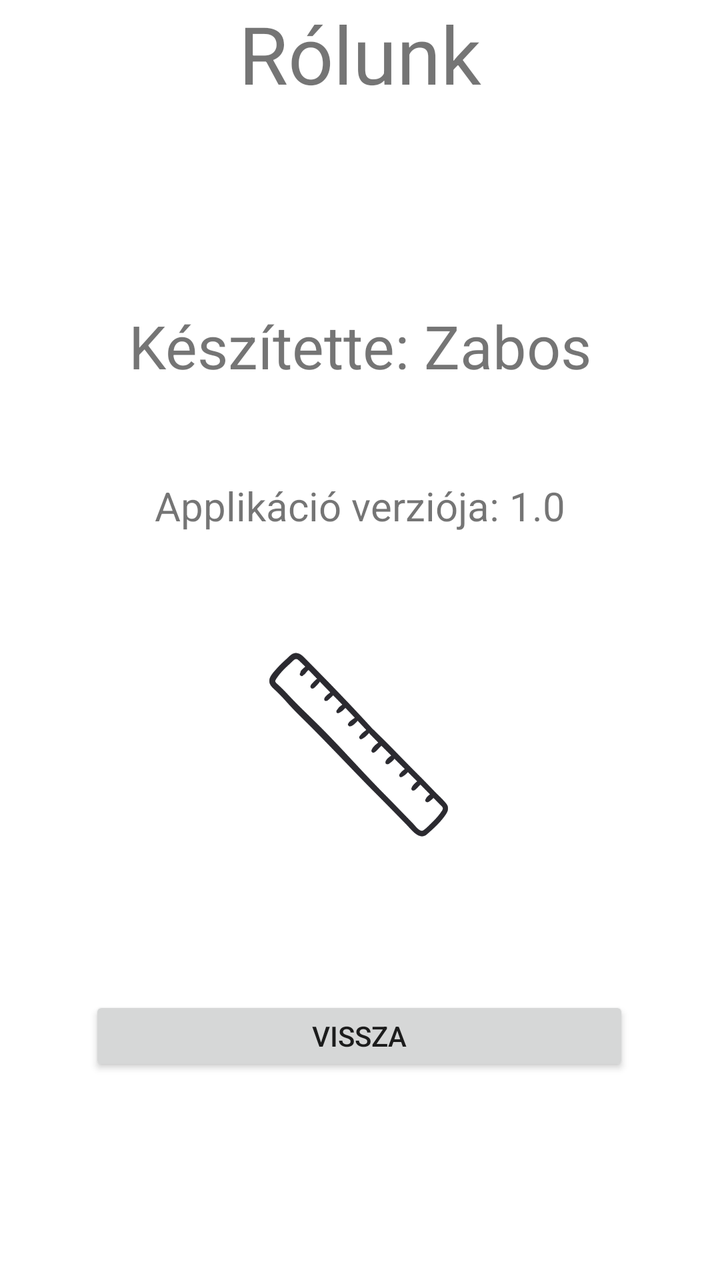
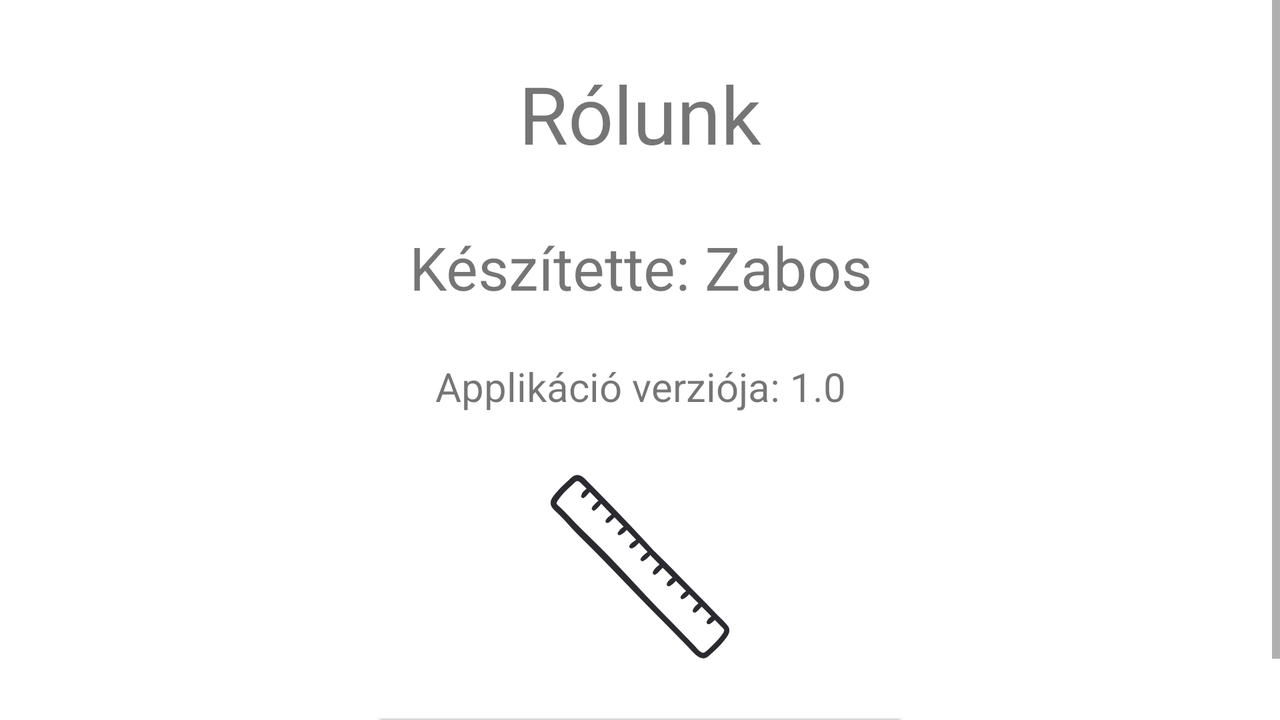

One screen, two layout resources from the same app: the default and the author's alternative for another configuration. Each is rendered where Android would select it; the XML of both is given below.
<!-- AndroidManifest.xml: application theme Theme.MuszakiWebshop -->
<!-- res/layout/about_activity.xml -->
<?xml version="1.0" encoding="utf-8"?>
<androidx.constraintlayout.widget.ConstraintLayout xmlns:android="http://schemas.android.com/apk/res/android"
    xmlns:app="http://schemas.android.com/apk/res-auto"
    xmlns:tools="http://schemas.android.com/tools"
    android:layout_width="match_parent"
    android:layout_height="match_parent"
    tools:context=".AboutActivity">

    <TextView
        android:id="@+id/title_about"
        android:layout_width="match_parent"
        android:layout_height="wrap_content"
        android:gravity="center"
        android:text="@string/about"
        android:textSize="40dp"
        app:layout_constraintBottom_toBottomOf="parent"
        app:layout_constraintTop_toTopOf="parent"
        app:layout_constraintVertical_bias="0.0"
        tools:layout_editor_absoluteX="0dp" />

    <TextView
        android:id="@+id/made_by"
        android:layout_width="@dimen/def_width"
        android:layout_height="@dimen/edit_text_heigth"
        android:gravity="center"
        android:text="@string/made_by"
        android:textSize="30dp"
        app:layout_constraintBottom_toBottomOf="parent"
        app:layout_constraintEnd_toEndOf="parent"
        app:layout_constraintHorizontal_bias="0.496"
        app:layout_constraintStart_toStartOf="parent"
        app:layout_constraintTop_toBottomOf="@+id/title_about"
        app:layout_constraintVertical_bias="0.182" />

    <TextView
        android:id="@+id/app_version"
        android:layout_width="@dimen/def_width"
        android:layout_height="@dimen/edit_text_heigth"
        android:gravity="center"
        android:text="@string/app_version"
        android:textSize="20dp"
        app:layout_constraintBottom_toBottomOf="parent"
        app:layout_constraintEnd_toEndOf="parent"
        app:layout_constraintHorizontal_bias="0.496"
        app:layout_constraintStart_toStartOf="parent"
        app:layout_constraintTop_toBottomOf="@+id/made_by"
        app:layout_constraintVertical_bias="0.099" />

    <ImageView
        android:id="@+id/app_icon"
        android:layout_width="100dp"
        android:layout_height="100dp"
        app:layout_constraintBottom_toBottomOf="parent"
        app:layout_constraintEnd_toEndOf="parent"
        app:layout_constraintHorizontal_bias="0.498"
        app:layout_constraintStart_toStartOf="parent"
        app:layout_constraintTop_toBottomOf="@+id/app_version"
        app:layout_constraintVertical_bias="0.185"
        app:srcCompat="@drawable/app_icon" />

    <Button
        android:id="@+id/return_button"
        android:layout_width="@dimen/def_width"
        android:layout_height="@dimen/edit_text_heigth"
        android:width="@dimen/def_width"
        android:text="@string/return_text"
        android:onClick="return_to_main"
        app:layout_constraintBottom_toBottomOf="parent"
        app:layout_constraintEnd_toEndOf="parent"
        app:layout_constraintHorizontal_bias="0.496"
        app:layout_constraintStart_toStartOf="parent"
        app:layout_constraintTop_toBottomOf="@+id/app_icon"
        app:layout_constraintVertical_bias="0.426" />

</androidx.constraintlayout.widget.ConstraintLayout>
<!-- resources referenced by this layout -->
<resources>
  <dimen name="def_width">270dp</dimen>
  <dimen name="edit_text_heigth">40dp</dimen>
  <!-- drawable app_icon: png bitmap (drawable, 49753 bytes) -->
  <string name="about">Rólunk</string>
  <string name="app_version">Applikáció verziója: 1.0</string>
  <string name="made_by">Készítette: Zabos Péter</string>
  <string name="return_text">Vissza</string>
  <style name="Theme.MuszakiWebshop" parent="Theme.MaterialComponents.DayNight.DarkActionBar">
          
          <item name="colorPrimary">@color/yellow</item>
          <item name="colorPrimaryVariant">@color/dark_yellow</item>
          <item name="colorOnPrimary">@color/white</item>
          
          <item name="colorSecondary">@color/teal_200</item>
          <item name="colorSecondaryVariant">@color/teal_700</item>
          <item name="colorOnSecondary">@color/black</item>
          
          <item name="android:statusBarColor" tools:targetApi="l">?attr/colorPrimaryVariant</item>
          
      </style>
  <color name="yellow">#FFCA33</color>
  <color name="dark_yellow">#B68700</color>
  <color name="white">#FFFFFFFF</color>
  <color name="teal_200">#FF03DAC5</color>
  <color name="teal_700">#FF018786</color>
  <color name="black">#FF000000</color>
</resources>
<!-- res/layout-land/about_activity.xml (the author's variant of the layout above) -->
<!-- drawn on the phone turned sideways -->
<?xml version="1.0" encoding="utf-8"?>
<ScrollView
    xmlns:android="http://schemas.android.com/apk/res/android"
    xmlns:app="http://schemas.android.com/apk/res-auto"
    xmlns:tools="http://schemas.android.com/tools"
    android:layout_width="match_parent"
    android:layout_height="match_parent"
    tools:context=".AboutActivity">

    <LinearLayout
        android:layout_width="match_parent"
        android:layout_height="wrap_content"
        android:orientation="vertical"
        android:gravity="center">

        <TextView
            android:id="@+id/title_about"
            android:layout_width="match_parent"
            android:layout_height="wrap_content"
            android:gravity="center"
            android:text="@string/about"
            android:textSize="40dp"
            android:layout_marginTop="@dimen/hor_top_margin_big"/>

        <TextView
            android:id="@+id/made_by"
            android:layout_width="@dimen/def_width"
            android:layout_height="@dimen/edit_text_heigth"
            android:gravity="center"
            android:text="@string/made_by"
            android:textSize="30dp"
            android:layout_marginTop="@dimen/hor_top_margin_big"/>

        <TextView
            android:id="@+id/app_version"
            android:layout_width="@dimen/def_width"
            android:layout_height="@dimen/edit_text_heigth"
            android:gravity="center"
            android:text="@string/app_version"
            android:textSize="20dp"
            android:layout_marginTop="@dimen/hor_top_margin_small"/>

        <ImageView
            android:id="@+id/app_icon"
            android:layout_width="100dp"
            android:layout_height="100dp"
            app:layout_constraintBottom_toBottomOf="parent"
            app:srcCompat="@drawable/app_icon"
            android:layout_marginTop="@dimen/hor_top_margin_small"/>

        <Button
            android:id="@+id/return_button"
            android:layout_width="@dimen/def_width"
            android:layout_height="@dimen/edit_text_heigth"
            android:width="@dimen/def_width"
            android:text="@string/return_text"
            android:onClick="return_to_main"
            android:layout_marginTop="@dimen/hor_top_margin_small"/>
    </LinearLayout>
</ScrollView>
<!-- resources referenced by the variant -->
<!-- as the phone turned sideways resolves them -->
<resources>
  <dimen name="def_width">270dp</dimen>
  <dimen name="edit_text_heigth">40dp</dimen>
  <dimen name="hor_top_margin_big">30dp</dimen>
  <dimen name="hor_top_margin_small">20dp</dimen>
  <!-- drawable app_icon: png bitmap (drawable, 49753 bytes) -->
  <string name="about">Rólunk</string>
  <string name="app_version">Applikáció verziója: 1.0</string>
  <string name="made_by">Készítette: Zabos Péter</string>
  <string name="return_text">Vissza</string>
  <style name="Theme.MuszakiWebshop" parent="Theme.MaterialComponents.DayNight.DarkActionBar">
          
          <item name="colorPrimary">@color/yellow</item>
          <item name="colorPrimaryVariant">@color/dark_yellow</item>
          <item name="colorOnPrimary">@color/white</item>
          
          <item name="colorSecondary">@color/teal_200</item>
          <item name="colorSecondaryVariant">@color/teal_700</item>
          <item name="colorOnSecondary">@color/black</item>
          
          <item name="android:statusBarColor" tools:targetApi="l">?attr/colorPrimaryVariant</item>
          
      </style>
  <color name="yellow">#FFCA33</color>
  <color name="dark_yellow">#B68700</color>
  <color name="white">#FFFFFFFF</color>
  <color name="teal_200">#FF03DAC5</color>
  <color name="teal_700">#FF018786</color>
  <color name="black">#FF000000</color>
</resources>
